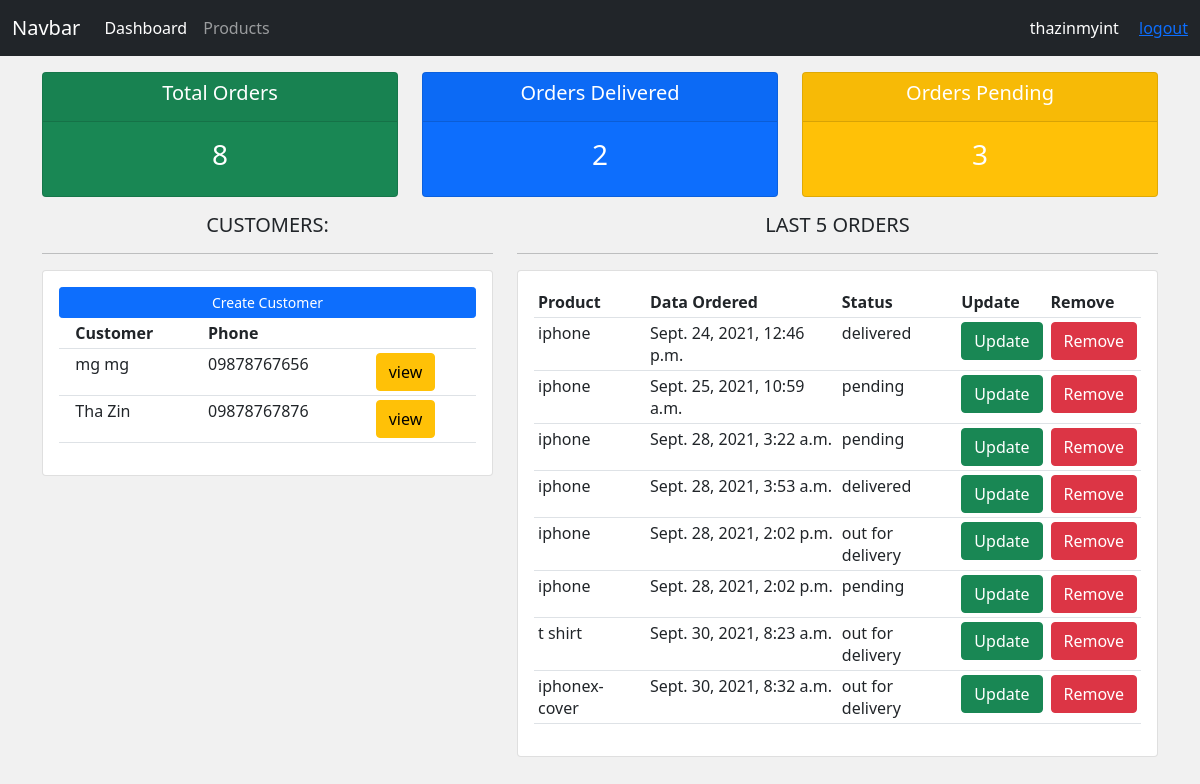
Before: / (signed in) with the older database file.
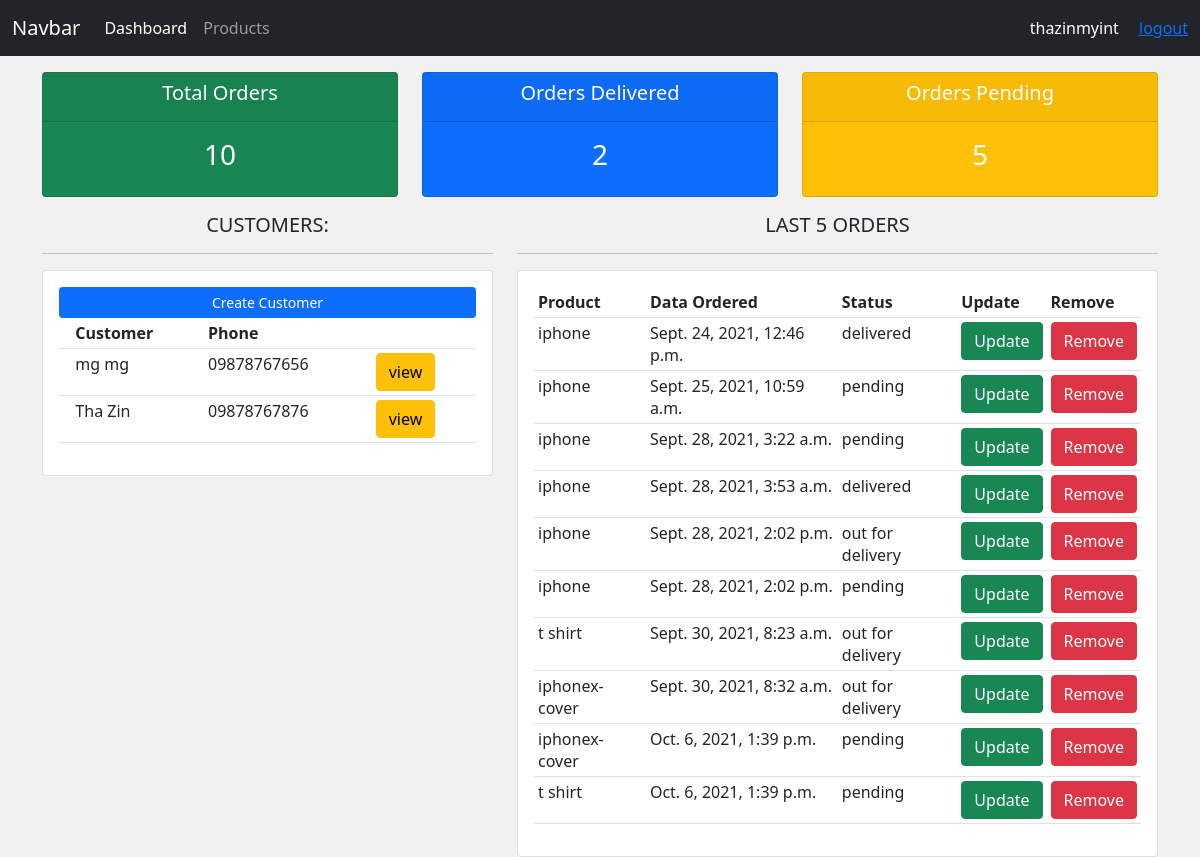
After: the same page with the newer database file.
### accounts/models.py (models this page shows, shortened)
class Customer(models.Model):
    name=models.CharField(max_length=200,null=True)
    email=models.CharField(max_length=200,null=True)
    phone=models.CharField(max_length=200,null=True)
    created_at=models.DateTimeField(auto_now_add=True)

class Order(models.Model):
    status=(
        ('pending','Pending'),
        ('out for delivery','Out For Delivery'),
        ('delivered','Delivered')
    )
    customer=models.ForeignKey(Customer,null=True,on_delete=models.SET_NULL)
    product=models.ForeignKey(Product,null=True,on_delete=models.SET_NULL)
    created_at=models.DateTimeField(auto_now_add=True)
    status=models.CharField(max_length=200,null=True,choices=status)

class Product(models.Model):
    category=(
        ('indoor','In Door'),
        ('outdoor','Out Door')
    )
    name=models.CharField(max_length=200,null=True)
    price=models.FloatField(null=True)
    category=models.CharField(max_length=200,null=True,choices=category)
    description=models.CharField(max_length=200,null=True,blank=True)
    created_at=models.DateTimeField(auto_now_add=True)
    tags=models.ManyToManyField(Tag)

### accounts/decorators.py (the view)
    def wrapper(request):
        if request.user.groups.first().name=='admin':
            return view_fun(request)
        if request.user.groups.first().name=='customer':
            return redirect('/customer_profile')

### accounts/views.py (called while the page is built)
@login_required(login_url='/login')
@admin_only
def dashboard(request):
    customers=Customer.objects.all()
    orders=Order.objects.all()
    total=orders.count()
    delivered=Order.objects.filter(status='delivered').count()
    pending=Order.objects.filter(status='pending').count()
    return render(request,'accounts/dashboard.html',{
        'customers':customers,
        'orders':orders,
        'total':total,
        'delivered':delivered,
        'pending':pending
    })

### accounts/templates/accounts/dashboard.html
{% extends 'accounts/master.html' %}
{% block content %}
<div class="row">
    <div class="col">
        <div class="col-md">
            <div class="card text-center text-white mb-3 bg-success">
                <div class="card-header">
                    <h5 class="card-title">Total Orders</h5>
                </div>
                <div class="card-body">
                    <h3 class="card-title">{{total}}</h3>
                </div>
            </div>
        </div>
    </div>
    <div class="col">
        <div class="col-md">
            <div class="card text-center text-white mb-3 bg-primary">
                <div class="card-header">
                    <h5 class="card-title">Orders Delivered</h5>
                </div>
                <div class="card-body">
                    <h3 class="card-title">{{delivered}}</h3>
                </div>
            </div>
        </div>
    </div>
    <div class="col">
        <div class="col-md">
            <div class="card text-center text-white mb-3 bg-warning">
                <div class="card-header">
                    <h5 class="card-title">Orders Pending</h5>
                </div>
                <div class="card-body">
                    <h3 class="card-title">{{pending}}</h3>
                </div>
            </div>
        </div>
    </div>
</div>
<div class="row">
    <div class="col-md-5">
        <h5 class="text-center">CUSTOMERS: </h5>
        <hr>
        <div class="card card-body">
            <a class="btn btn-primary btn-sm btn-block" href="#">
            Create Customer</a>
            <table class="table table-sm">
                <tr>
                    <th></th>
                    <th>Customer</th>
                    <th>Phone</th>
                    <th></th>
                </tr>
                {% for customer in customers %}
                    <tr>
                        <td></td>
                        <td>{{customer.name}}</td>
                        <td>{{customer.phone}}</td>
                        <td><a href="{% url 'customers.show' customer.id %}" class="btn btn-warning">view</a></td>
                    </tr>
                {% endfor %}
            </table>
        </div>
    </div>
    <div class="col-md-7">
        <h5 class="text-center">LAST 5 ORDERS</h5>
        <hr>
        <div class="card card-body">
            <table class="table table-sm">
                <tr>
                    <th>Product</th>
                    <th>Data Ordered</th>
                    <th>Status</th>
                    <th>Update</th>
                    <th>Remove</th>
                </tr>
               {% for order in orders %}
                <tr>
                    <td>{{order.product.name}}</td>
                    <td>{{order.created_at}}</td>
                    <td>{{order.status}}</td>
                    <td><a href="{% url 'order.update' order.id %}" class="btn btn-success">Update</a></td>
                    <td><a href="{% url 'order.delete' order.id %}" class="btn btn-danger">Remove</a></td>
                </tr>
               {% endfor %}
            </table>
        </div>
    </div>
</div>
{% endblock content %}

Changed rows visible on the page:
added Order: product.name "iphonex-cover", created_at "Oct. 6, 2021, 1:39 p.m.", status "pending"
added Order: product.name "t shirt", created_at "Oct. 6, 2021, 1:39 p.m.", status "pending"
Other visible differences:
{{ total }}: "8" → "10"
{{ pending }}: "3" → "5"
